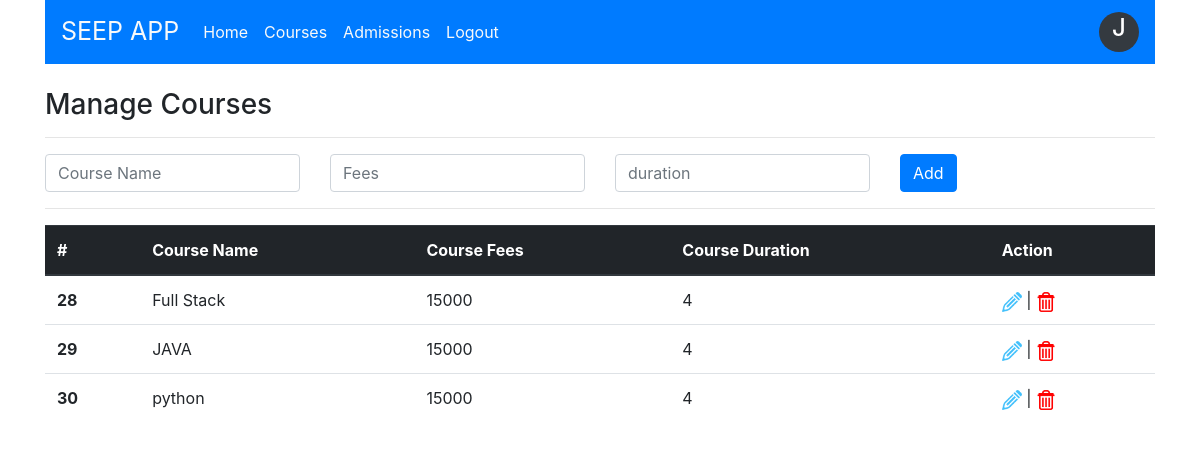
The page /courses.php (signed in) on the database its author committed.
### tables this page shows
CREATE TABLE `course` (
  `course_id` int(11) NOT NULL,
  `course_name` varchar(50) NOT NULL,
  `course_fees` double NOT NULL,
  `course_duration` int(11) NOT NULL
);

### courses.php (the view, shortened to what this page needs)
<!DOCTYPE html>
<html>
<head>
    <link rel="stylesheet" href="css/style.css">
    <link rel="stylesheet" href="https://maxcdn.bootstrapcdn.com/bootstrap/4.0.0/css/bootstrap.min.css">
</head>
<body>
<?php
    include("include/dbconnection.php");
    $courseName="";
    $courseFees="";
    $courseDuration="";
?>
	<div class="container">
        <?php include("include/header.php");
        ?>
        <br>
        <section>
            <div class="row">
                <div class="col">
                    <h3>Manage Courses</h3>
                    <hr>
                    <form action="" method="post">
                        <div class="row">
                            <div class="col">
                            <input type="text" name="courseName" class="form-control" placeholder="Course Name" value="<?=$courseName?>" required>
                            </div>
                            <div class="col">
                                <input type="text" name="courseFees" class="form-control" placeholder="Fees" value="<?=$courseFees?>" required>
                            </div>
                            <div class="col">
                                <input type="text" name="courseDuration" class="form-control" placeholder="duration" value="<?=$courseDuration?>" required>
                            </div>
                            <div class="col">
                                <?php if(isset($_REQUEST['edit'])){ ?>
                                        <input type="submit" name="btnUpdateCourse" class="btn btn-dark" placeholder="duration" value="Update" required>
                                        <a href="courses.php" class="btn btn-primary"> CANCEL </a>
                                <?php } else{?>
                                    <input type="submit" name="btnAddCourse" class="btn btn-primary" placeholder="duration" value="Add" required>
                                <?php } ?>
                            </div>
                        </div>
                    </form>
                    <hr>
                    <table class="table">
                        <thead class="thead-dark">
                            <tr>
                            <th scope="col">#</th>
                            <th scope="col">Course Name</th>
                            <th scope="col">Course Fees</th>
                            <th scope="col">Course Duration</th>
                            <th scope="col">Action</th>
                            </tr>
                        </thead>
                        <tbody>
                            <?php
                                $qry="SELECT * FROM course";
                                $courseList = mysqli_query($con,$qry);
                                while($course=mysqli_fetch_assoc($courseList)){
                                ?>
                                <tr>
                                    <th><?=$course["course_id"]?></th>
                                    <td><?=$course['course_name']?></td>
                                    <td><?=$course['course_fees']?></td>
                                    <td><?=$course['course_duration']?></td>
                                    <td><a href="courses.php?edit=<?=$course["course_id"]?>"><img src="images/edit.png" title="Edit" width=20px;></a> |
                                    <a href="courses.php?delete=<?=$course["course_id"]?>"><img src="images/delete.png" title="Delete" width=20px;></a></td>
                                </tr>
                            <?php } ?>
                        </tbody>
                    </table>
                </div>
            </div>
        </section>
    </div>
</body>
</html>

### rows shown on the page
course: course_id "28", course_name "Full Stack", course_fees "15000", course_duration "4"
course: course_id "29", course_name "JAVA", course_fees "15000", course_duration "4"
course: course_id "30", course_name "python", course_fees "15000", course_duration "4"

### other values the page prints
$username1 "J"
